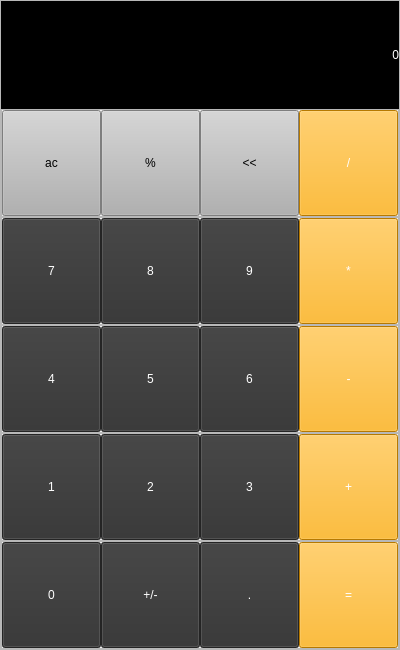
<?xml version="1.0" encoding="UTF-8"?>
<ui version="4.0">
 <class>MainWindow</class>
 <widget class="QMainWindow" name="MainWindow">
  <property name="geometry">
   <rect>
    <x>0</x>
    <y>0</y>
    <width>400</width>
    <height>650</height>
   </rect>
  </property>
  <property name="minimumSize">
   <size>
    <width>400</width>
    <height>650</height>
   </size>
  </property>
  <property name="maximumSize">
   <size>
    <width>400</width>
    <height>650</height>
   </size>
  </property>
  <property name="windowTitle">
   <string>calculadoraPython</string>
  </property>
  <property name="styleSheet">
   <string notr="true"/>
  </property>
  <widget class="QWidget" name="centralwidget">
   <layout class="QHBoxLayout" name="horizontalLayout">
    <property name="spacing">
     <number>0</number>
    </property>
    <property name="leftMargin">
     <number>0</number>
    </property>
    <property name="topMargin">
     <number>0</number>
    </property>
    <property name="rightMargin">
     <number>0</number>
    </property>
    <property name="bottomMargin">
     <number>0</number>
    </property>
    <item>
     <widget class="QFrame" name="frame">
      <property name="minimumSize">
       <size>
        <width>100</width>
        <height>100</height>
       </size>
      </property>
      <property name="styleSheet">
       <string notr="true">font: 87 36pt &quot;Arial Black&quot;;</string>
      </property>
      <property name="frameShape">
       <enum>QFrame::StyledPanel</enum>
      </property>
      <property name="frameShadow">
       <enum>QFrame::Raised</enum>
      </property>
      <layout class="QVBoxLayout" name="verticalLayout">
       <property name="spacing">
        <number>0</number>
       </property>
       <property name="leftMargin">
        <number>0</number>
       </property>
       <property name="topMargin">
        <number>0</number>
       </property>
       <property name="rightMargin">
        <number>0</number>
       </property>
       <property name="bottomMargin">
        <number>0</number>
       </property>
       <item>
        <widget class="QLabel" name="outputLabel">
         <property name="styleSheet">
          <string notr="true">font: 87 36pt &quot;Arial Black&quot;;
background-color: #000;
color: #fff;</string>
         </property>
         <property name="text">
          <string>0</string>
         </property>
         <property name="alignment">
          <set>Qt::AlignRight|Qt::AlignTrailing|Qt::AlignVCenter</set>
         </property>
         <property name="margin">
          <number>5</number>
         </property>
        </widget>
       </item>
       <item>
        <widget class="QFrame" name="frame_2">
         <property name="frameShape">
          <enum>QFrame::StyledPanel</enum>
         </property>
         <property name="frameShadow">
          <enum>QFrame::Raised</enum>
         </property>
         <layout class="QHBoxLayout" name="horizontalLayout_2">
          <property name="spacing">
           <number>0</number>
          </property>
          <property name="leftMargin">
           <number>0</number>
          </property>
          <property name="topMargin">
           <number>0</number>
          </property>
          <property name="rightMargin">
           <number>0</number>
          </property>
          <property name="bottomMargin">
           <number>0</number>
          </property>
          <item>
           <widget class="QPushButton" name="clearButton">
            <property name="minimumSize">
             <size>
              <width>99</width>
              <height>106</height>
             </size>
            </property>
            <property name="styleSheet">
             <string notr="true">font: 87 36pt &quot;Arial Black&quot;;
background-color: rgb(177, 177, 177);</string>
            </property>
            <property name="text">
             <string>ac</string>
            </property>
           </widget>
          </item>
          <item>
           <widget class="QPushButton" name="percentageButton">
            <property name="minimumSize">
             <size>
              <width>99</width>
              <height>106</height>
             </size>
            </property>
            <property name="styleSheet">
             <string notr="true">font: 87 36pt &quot;Arial Black&quot;;
background-color: rgb(177, 177, 177);</string>
            </property>
            <property name="text">
             <string>%</string>
            </property>
           </widget>
          </item>
          <item>
           <widget class="QPushButton" name="backspaceButton">
            <property name="minimumSize">
             <size>
              <width>99</width>
              <height>106</height>
             </size>
            </property>
            <property name="styleSheet">
             <string notr="true">font: 87 36pt &quot;Arial Black&quot;;
background-color: rgb(177, 177, 177);</string>
            </property>
            <property name="text">
             <string>&lt;&lt;</string>
            </property>
           </widget>
          </item>
          <item>
           <widget class="QPushButton" name="divisionButton">
            <property name="minimumSize">
             <size>
              <width>99</width>
              <height>106</height>
             </size>
            </property>
            <property name="styleSheet">
             <string notr="true">font: 87 36pt &quot;Arial Black&quot;;
color: rgb(255, 255, 255);
background-color: rgb(255, 170, 0);
</string>
            </property>
            <property name="text">
             <string>/</string>
            </property>
           </widget>
          </item>
         </layout>
        </widget>
       </item>
       <item>
        <widget class="QFrame" name="frame_3">
         <property name="frameShape">
          <enum>QFrame::StyledPanel</enum>
         </property>
         <property name="frameShadow">
          <enum>QFrame::Raised</enum>
         </property>
         <layout class="QHBoxLayout" name="horizontalLayout_3">
          <property name="spacing">
           <number>0</number>
          </property>
          <property name="leftMargin">
           <number>0</number>
          </property>
          <property name="topMargin">
           <number>0</number>
          </property>
          <property name="rightMargin">
           <number>0</number>
          </property>
          <property name="bottomMargin">
           <number>0</number>
          </property>
          <item>
           <widget class="QPushButton" name="seteButton">
            <property name="minimumSize">
             <size>
              <width>99</width>
              <height>106</height>
             </size>
            </property>
            <property name="styleSheet">
             <string notr="true">font: 87 36pt &quot;Arial Black&quot;;
background-color: rgb(50, 50, 50);
color: rgb(255, 255, 255);

</string>
            </property>
            <property name="text">
             <string>7</string>
            </property>
           </widget>
          </item>
          <item>
           <widget class="QPushButton" name="oitoButton">
            <property name="minimumSize">
             <size>
              <width>99</width>
              <height>106</height>
             </size>
            </property>
            <property name="styleSheet">
             <string notr="true">font: 87 36pt &quot;Arial Black&quot;;
background-color: rgb(50, 50, 50);
color: rgb(255, 255, 255);

</string>
            </property>
            <property name="text">
             <string>8</string>
            </property>
           </widget>
          </item>
          <item>
           <widget class="QPushButton" name="novebutton">
            <property name="minimumSize">
             <size>
              <width>99</width>
              <height>106</height>
             </size>
            </property>
            <property name="styleSheet">
             <string notr="true">font: 87 36pt &quot;Arial Black&quot;;
background-color: rgb(50, 50, 50);
color: rgb(255, 255, 255);

</string>
            </property>
            <property name="text">
             <string>9</string>
            </property>
           </widget>
          </item>
          <item>
           <widget class="QPushButton" name="mutiplicacaoButton">
            <property name="minimumSize">
             <size>
              <width>99</width>
              <height>106</height>
             </size>
            </property>
            <property name="styleSheet">
             <string notr="true">font: 87 36pt &quot;Arial Black&quot;;
color: rgb(255, 255, 255);
background-color: rgb(255, 170, 0);
</string>
            </property>
            <property name="text">
             <string>*</string>
            </property>
           </widget>
          </item>
         </layout>
        </widget>
       </item>
       <item>
        <widget class="QFrame" name="frame_4">
         <property name="frameShape">
          <enum>QFrame::StyledPanel</enum>
         </property>
         <property name="frameShadow">
          <enum>QFrame::Raised</enum>
         </property>
         <layout class="QHBoxLayout" name="horizontalLayout_4">
          <property name="spacing">
           <number>0</number>
          </property>
          <property name="leftMargin">
           <number>0</number>
          </property>
          <property name="topMargin">
           <number>0</number>
          </property>
          <property name="rightMargin">
           <number>0</number>
          </property>
          <property name="bottomMargin">
           <number>0</number>
          </property>
          <item>
           <widget class="QPushButton" name="quatroButton">
            <property name="minimumSize">
             <size>
              <width>99</width>
              <height>106</height>
             </size>
            </property>
            <property name="styleSheet">
             <string notr="true">font: 87 36pt &quot;Arial Black&quot;;
background-color: rgb(50, 50, 50);
color: rgb(255, 255, 255);

</string>
            </property>
            <property name="text">
             <string>4</string>
            </property>
           </widget>
          </item>
          <item>
           <widget class="QPushButton" name="cincoButton">
            <property name="minimumSize">
             <size>
              <width>99</width>
              <height>106</height>
             </size>
            </property>
            <property name="styleSheet">
             <string notr="true">font: 87 36pt &quot;Arial Black&quot;;
background-color: rgb(50, 50, 50);
color: rgb(255, 255, 255);

</string>
            </property>
            <property name="text">
             <string>5</string>
            </property>
           </widget>
          </item>
          <item>
           <widget class="QPushButton" name="seisButton">
            <property name="minimumSize">
             <size>
              <width>99</width>
              <height>106</height>
             </size>
            </property>
            <property name="styleSheet">
             <string notr="true">font: 87 36pt &quot;Arial Black&quot;;
background-color: rgb(50, 50, 50);
color: rgb(255, 255, 255);

</string>
            </property>
            <property name="text">
             <string>6</string>
            </property>
           </widget>
          </item>
          <item>
           <widget class="QPushButton" name="menosButton">
            <property name="minimumSize">
             <size>
              <width>99</width>
              <height>106</height>
             </size>
            </property>
            <property name="styleSheet">
             <string notr="true">font: 87 36pt &quot;Arial Black&quot;;
color: rgb(255, 255, 255);
background-color: rgb(255, 170, 0);
</string>
            </property>
            <property name="text">
             <string>-</string>
            </property>
           </widget>
          </item>
         </layout>
        </widget>
       </item>
       <item>
        <widget class="QFrame" name="frame_5">
         <property name="frameShape">
          <enum>QFrame::StyledPanel</enum>
         </property>
         <property name="frameShadow">
          <enum>QFrame::Raised</enum>
         </property>
         <layout class="QHBoxLayout" name="horizontalLayout_5">
          <property name="spacing">
           <number>0</number>
          </property>
          <property name="leftMargin">
           <number>0</number>
          </property>
          <property name="topMargin">
           <number>0</number>
          </property>
          <property name="rightMargin">
           <number>0</number>
          </property>
          <property name="bottomMargin">
           <number>0</number>
          </property>
          <item>
           <widget class="QPushButton" name="umButton">
            <property name="minimumSize">
             <size>
              <width>99</width>
              <height>106</height>
             </size>
            </property>
            <property name="styleSheet">
             <string notr="true">font: 87 36pt &quot;Arial Black&quot;;
background-color: rgb(50, 50, 50);
color: rgb(255, 255, 255);

</string>
            </property>
            <property name="text">
             <string>1</string>
            </property>
           </widget>
          </item>
          <item>
           <widget class="QPushButton" name="doisButton">
            <property name="minimumSize">
             <size>
              <width>99</width>
              <height>106</height>
             </size>
            </property>
            <property name="styleSheet">
             <string notr="true">font: 87 36pt &quot;Arial Black&quot;;
background-color: rgb(50, 50, 50);
color: rgb(255, 255, 255);

</string>
            </property>
            <property name="text">
             <string>2</string>
            </property>
           </widget>
          </item>
          <item>
           <widget class="QPushButton" name="tresButton">
            <property name="minimumSize">
             <size>
              <width>99</width>
              <height>106</height>
             </size>
            </property>
            <property name="styleSheet">
             <string notr="true">font: 87 36pt &quot;Arial Black&quot;;
background-color: rgb(50, 50, 50);
color: rgb(255, 255, 255);

</string>
            </property>
            <property name="text">
             <string>3</string>
            </property>
           </widget>
          </item>
          <item>
           <widget class="QPushButton" name="maisButton">
            <property name="minimumSize">
             <size>
              <width>99</width>
              <height>106</height>
             </size>
            </property>
            <property name="styleSheet">
             <string notr="true">font: 87 36pt &quot;Arial Black&quot;;
color: rgb(255, 255, 255);
background-color: rgb(255, 170, 0);
</string>
            </property>
            <property name="text">
             <string>+</string>
            </property>
           </widget>
          </item>
         </layout>
        </widget>
       </item>
       <item>
        <widget class="QFrame" name="frame_6">
         <property name="frameShape">
          <enum>QFrame::StyledPanel</enum>
         </property>
         <property name="frameShadow">
          <enum>QFrame::Raised</enum>
         </property>
         <layout class="QHBoxLayout" name="horizontalLayout_6">
          <property name="spacing">
           <number>0</number>
          </property>
          <property name="leftMargin">
           <number>0</number>
          </property>
          <property name="topMargin">
           <number>0</number>
          </property>
          <property name="rightMargin">
           <number>0</number>
          </property>
          <property name="bottomMargin">
           <number>0</number>
          </property>
          <item>
           <widget class="QPushButton" name="zeroButton">
            <property name="minimumSize">
             <size>
              <width>99</width>
              <height>106</height>
             </size>
            </property>
            <property name="styleSheet">
             <string notr="true">font: 87 36pt &quot;Arial Black&quot;;
background-color: rgb(50, 50, 50);
color: rgb(255, 255, 255);

</string>
            </property>
            <property name="text">
             <string>0</string>
            </property>
           </widget>
          </item>
          <item>
           <widget class="QPushButton" name="maismenosButton">
            <property name="minimumSize">
             <size>
              <width>99</width>
              <height>106</height>
             </size>
            </property>
            <property name="styleSheet">
             <string notr="true">font: 87 36pt &quot;Arial Black&quot;;
background-color: rgb(50, 50, 50);
color: rgb(255, 255, 255);

</string>
            </property>
            <property name="text">
             <string>+/-</string>
            </property>
           </widget>
          </item>
          <item>
           <widget class="QPushButton" name="pontobutton">
            <property name="minimumSize">
             <size>
              <width>99</width>
              <height>106</height>
             </size>
            </property>
            <property name="styleSheet">
             <string notr="true">font: 87 36pt &quot;Arial Black&quot;;
background-color: rgb(50, 50, 50);
color: rgb(255, 255, 255);

</string>
            </property>
            <property name="text">
             <string>.</string>
            </property>
           </widget>
          </item>
          <item>
           <widget class="QPushButton" name="igualButton">
            <property name="minimumSize">
             <size>
              <width>99</width>
              <height>106</height>
             </size>
            </property>
            <property name="styleSheet">
             <string notr="true">font: 87 36pt &quot;Arial Black&quot;;
color: rgb(255, 255, 255);
background-color: rgb(255, 170, 0);
</string>
            </property>
            <property name="text">
             <string>=</string>
            </property>
           </widget>
          </item>
         </layout>
        </widget>
       </item>
      </layout>
     </widget>
    </item>
   </layout>
  </widget>
 </widget>
 <resources/>
 <connections/>
</ui>
